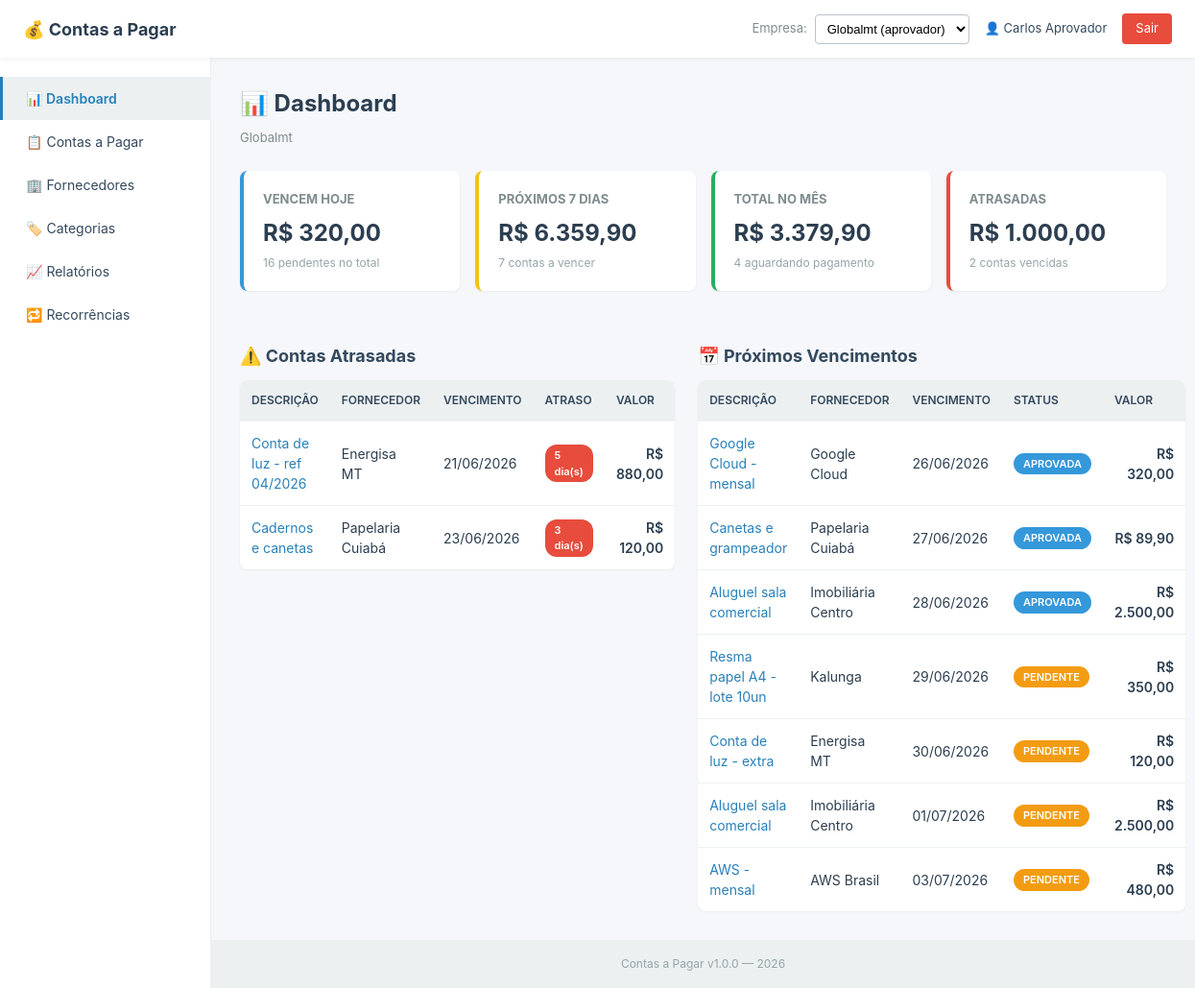
Page / (signed in) on the committed database.
### tables this page shows
CREATE TABLE contas_pagar (
    id INT(11) NOT NULL AUTO_INCREMENT,
    empresa_id INT(11) NOT NULL,
    fornecedor_id INT(11),
    categoria_id INT(11),
    descricao VARCHAR(255) NOT NULL,
    numero_documento VARCHAR(50),
    valor DECIMAL(15,2) NOT NULL,
    valor_pago DECIMAL(15,2),
    data_emissao DATE,
    data_vencimento DATE NOT NULL,
    data_pagamento DATE,
    status ENUM('PENDENTE','APROVADA','PAGA','ATRASADA','CANCELADA') DEFAULT 'PENDENTE',
    forma_pagamento ENUM('BOLETO','PIX','CARTAO_CREDITO','CARTAO_DEBITO','DINHEIRO','TRANSFERENCIA','DEBITO_AUTOMATICO','CHEQUE'),
    aprovada_por INT(11),
    aprovada_em DATETIME,
    paga_por INT(11),
    observacoes TEXT,
    eh_parcelada TINYINT(1) DEFAULT 0,
    eh_recorrente TINYINT(1) DEFAULT 0,
    recorrencia_id INT(11),
    parcela_numero INT(11),
    parcela_total INT(11),
    created_by INT(11),
    created_at TIMESTAMP DEFAULT CURRENT_TIMESTAMP,
    updated_at TIMESTAMP DEFAULT CURRENT_TIMESTAMP ON UPDATE CURRENT_TIMESTAMP,
    PRIMARY KEY (id),
    INDEX idx_empresa_status (empresa_id, status),
    INDEX idx_empresa_vencimento (empresa_id, data_vencimento),
    INDEX idx_fornecedor (fornecedor_id),
    INDEX idx_categoria (categoria_id),
    FOREIGN KEY (empresa_id) REFERENCES empresas(id) ON DELETE CASCADE,
    FOREIGN KEY (fornecedor_id) REFERENCES fornecedores(id) ON DELETE SET NULL,
    FOREIGN KEY (categoria_id) REFERENCES categorias(id) ON DELETE SET NULL,
    FOREIGN KEY (created_by) REFERENCES usuarios(id) ON DELETE SET NULL,
    FOREIGN KEY (aprovada_por) REFERENCES usuarios(id) ON DELETE SET NULL,
    FOREIGN KEY (paga_por) REFERENCES usuarios(id) ON DELETE SET NULL
);

CREATE TABLE fornecedores (
    id INT(11) NOT NULL AUTO_INCREMENT,
    empresa_id INT(11) NOT NULL,
    nome VARCHAR(200) NOT NULL,
    tipo_pessoa ENUM('F','J') DEFAULT 'J',
    cnpj_cpf VARCHAR(20),
    email VARCHAR(150),
    telefone VARCHAR(20),
    banco VARCHAR(50),
    agencia VARCHAR(20),
    conta VARCHAR(30),
    pix VARCHAR(150),
    observacoes TEXT,
    ativo TINYINT(1) DEFAULT 1,
    data_criacao TIMESTAMP DEFAULT CURRENT_TIMESTAMP,
    PRIMARY KEY (id),
    INDEX idx_empresa (empresa_id),
    INDEX idx_nome (nome),
    INDEX idx_cnpj_cpf (cnpj_cpf),
    FOREIGN KEY (empresa_id) REFERENCES empresas(id) ON DELETE CASCADE
);

### public/index.php (called while the page is built, shortened)
<?php
require_once __DIR__ . '/../src/lib/Auth.php';
require_once __DIR__ . '/../src/controllers/DashboardController.php';
require_once __DIR__ . '/../src/views/dashboard/index.php';

### src/lib/Auth.php (called while the page is built, shortened)
<?php
class Auth {
    public static function empresas(): array {
        return $_SESSION['empresas'] ?? [];
    }
}

### src/controllers/DashboardController.php (called while the page is built)
<?php
require_once __DIR__ . '/../lib/Auth.php';
class DashboardController {
    public static function dados(int $empresaId): array {
        $pdo = db();
        $hoje = date('Y-m-d');
        $semana = date('Y-m-d', strtotime('+7 days'));
        $mes = date('Y-m-01');
        $mesFim = date('Y-m-t');
        $sql = "
            SELECT
                SUM(CASE WHEN status IN ('PENDENTE','APROVADA') AND data_vencimento = :hoje1 THEN valor ELSE 0 END) AS total_hoje,
                SUM(CASE WHEN status IN ('PENDENTE','APROVADA') AND data_vencimento BETWEEN :hoje2 AND :semana THEN valor ELSE 0 END) AS total_semana,
                SUM(CASE WHEN status IN ('PENDENTE','APROVADA') AND data_vencimento BETWEEN :mes AND :mesFim THEN valor ELSE 0 END) AS total_mes,
                SUM(CASE WHEN status = 'ATRASADA' THEN valor ELSE 0 END) AS total_atrasadas,
                COUNT(CASE WHEN status = 'PENDENTE' THEN 1 END) AS qtd_pendentes,
                COUNT(CASE WHEN status = 'APROVADA' THEN 1 END) AS qtd_aprovadas,
                COUNT(CASE WHEN status = 'PAGA' THEN 1 END) AS qtd_pagas,
                COUNT(CASE WHEN status = 'ATRASADA' THEN 1 END) AS qtd_atrasadas
            FROM contas_pagar
            WHERE empresa_id = :empresaId
        ";
        $stmt = $pdo->prepare($sql);
        $stmt->execute([
            ':hoje1' => $hoje, ':hoje2' => $hoje,
            ':semana' => $semana, ':mes' => $mes, ':mesFim' => $mesFim,
            ':empresaId' => $empresaId,
        ]);
        $cards = $stmt->fetch();
        $stmt = $pdo->prepare("
            SELECT cp.id, cp.descricao, cp.valor, cp.data_vencimento, cp.status,
                   f.nome AS fornecedor
            FROM contas_pagar cp
            LEFT JOIN fornecedores f ON f.id = cp.fornecedor_id
            WHERE cp.empresa_id = ?
              AND cp.status IN ('PENDENTE','APROVADA')
              AND cp.data_vencimento BETWEEN ? AND ?
            ORDER BY cp.data_vencimento ASC
            LIMIT 10
        ");
        $stmt->execute([$empresaId, $hoje, $semana]);
        $proximas = $stmt->fetchAll();
        $stmt = $pdo->prepare("
            SELECT cp.id, cp.descricao, cp.valor, cp.data_vencimento,
                   DATEDIFF(CURDATE(), cp.data_vencimento) AS dias_atraso,
                   f.nome AS fornecedor
            FROM contas_pagar cp
            LEFT JOIN fornecedores f ON f.id = cp.fornecedor_id
            WHERE cp.empresa_id = ?
              AND cp.status = 'ATRASADA'
            ORDER BY cp.data_vencimento ASC
            LIMIT 10
        ");
        $stmt->execute([$empresaId]);
        $atrasadas = $stmt->fetchAll();
        return [
            'cards' => $cards,
            'proximas' => $proximas,
            'atrasadas' => $atrasadas,
        ];
    }
}

### src/views/dashboard/index.php (the view)
<?php
require_once __DIR__ . '/../layout/header.php';
$dados = DashboardController::dados(Auth::empresaAtualId());
$cards = $dados['cards'];
function brl($v) { return 'R$ ' . number_format((float)$v, 2, ',', '.'); }
function statusBadge($s) {
    $cores = [
        'PENDENTE' => '#f39c12',
        'APROVADA' => '#3498db',
        'PAGA'     => '#27ae60',
        'ATRASADA' => '#e74c3c',
        'CANCELADA'=> '#95a5a6',
    ];
    $cor = $cores[$s] ?? '#7f8c8d';
    return "<span class='badge' style='background:$cor'>$s</span>";
}
?>
<h1>📊 Dashboard</h1>
<p class="empresa-atual"><?= htmlspecialchars($empresaAtualNome) ?></p>
<div class="cards-grid">
    <div class="card card-azul">
        <h3>Vencem hoje</h3>
        <p class="card-valor"><?= brl($cards['total_hoje'] ?? 0) ?></p>
        <p class="card-info"><?= $cards['qtd_pendentes'] ?? 0 ?> pendentes no total</p>
    </div>
    <div class="card card-amarelo">
        <h3>Próximos 7 dias</h3>
        <p class="card-valor"><?= brl($cards['total_semana'] ?? 0) ?></p>
        <p class="card-info"><?= count($dados['proximas']) ?> contas a vencer</p>
    </div>
    <div class="card card-verde">
        <h3>Total no mês</h3>
        <p class="card-valor"><?= brl($cards['total_mes'] ?? 0) ?></p>
        <p class="card-info"><?= $cards['qtd_aprovadas'] ?? 0 ?> aguardando pagamento</p>
    </div>
    <div class="card card-vermelho">
        <h3>Atrasadas</h3>
        <p class="card-valor"><?= brl($cards['total_atrasadas'] ?? 0) ?></p>
        <p class="card-info"><?= $cards['qtd_atrasadas'] ?? 0 ?> contas vencidas</p>
    </div>
</div>
<div class="grid-2col">
    <section>
        <h2>⚠️ Contas Atrasadas</h2>
        <?php if (empty($dados['atrasadas'])): ?>
            <p class="vazio">Nenhuma conta atrasada. 🎉</p>
        <?php else: ?>
            <table class="tabela">
                <thead>
                    <tr><th>Descrição</th><th>Fornecedor</th><th>Vencimento</th><th>Atraso</th><th>Valor</th></tr>
                </thead>
                <tbody>
                <?php foreach ($dados['atrasadas'] as $c): ?>
                    <tr>
                        <td><a href="<?= BASE_URL ?>/conta_detalhe.php?id=<?= $c['id'] ?>"><?= htmlspecialchars($c['descricao']) ?></a></td>
                        <td><?= htmlspecialchars($c['fornecedor'] ?? '-') ?></td>
                        <td><?= date('d/m/Y', strtotime($c['data_vencimento'])) ?></td>
                        <td><span class="badge badge-vermelho"><?= $c['dias_atraso'] ?> dia(s)</span></td>
                        <td class="td-valor"><?= brl($c['valor']) ?></td>
                    </tr>
                <?php endforeach; ?>
                </tbody>
            </table>
        <?php endif; ?>
    </section>
    <section>
        <h2>📅 Próximos Vencimentos</h2>
        <?php if (empty($dados['proximas'])): ?>
            <p class="vazio">Nenhuma conta a vencer nos próximos 7 dias.</p>
        <?php else: ?>
            <table class="tabela">
                <thead>
                    <tr><th>Descrição</th><th>Fornecedor</th><th>Vencimento</th><th>Status</th><th>Valor</th></tr>
                </thead>
                <tbody>
                <?php foreach ($dados['proximas'] as $c): ?>
                    <tr>
                        <td><a href="<?= BASE_URL ?>/conta_detalhe.php?id=<?= $c['id'] ?>"><?= htmlspecialchars($c['descricao']) ?></a></td>
                        <td><?= htmlspecialchars($c['fornecedor'] ?? '-') ?></td>
                        <td><?= date('d/m/Y', strtotime($c['data_vencimento'])) ?></td>
                        <td><?= statusBadge($c['status']) ?></td>
                        <td class="td-valor"><?= brl($c['valor']) ?></td>
                    </tr>
                <?php endforeach; ?>
                </tbody>
            </table>
        <?php endif; ?>
    </section>
</div>
<?php require_once __DIR__ . '/../layout/footer.php'; ?>

### public/assets/css/style.css (style rules this page uses)
* { box-sizing: border-box; margin: 0; padding: 0; }
body { font-family: -apple-system, BlinkMacSystemFont, "Segoe UI", Tahoma, sans-serif; background: #f5f7fa; color: #2c3e50; line-height: 1.5; }
a { color: #2980b9; text-decoration: none; }
.content h1 { margin-bottom: 8px; font-size: 24px; color: #2c3e50; }
.content h2 { margin: 24px 0 12px; font-size: 18px; color: #34495e; }
.empresa-atual { color: #7f8c8d; font-size: 13px; margin-bottom: 24px; }
.cards-grid { display: grid; grid-template-columns: repeat(auto-fit, minmax(220px, 1fr)); gap: 16px; margin-bottom: 30px; }
.card { background: white; border-radius: 8px; padding: 20px; box-shadow: 0 1px 3px rgba(0,0,0,0.05); border-left: 4px solid #2980b9; }
.card h3 { font-size: 13px; color: #7f8c8d; text-transform: uppercase; margin-bottom: 8px; }
.card-valor { font-size: 24px; font-weight: 700; color: #2c3e50; }
.card-info { font-size: 12px; color: #95a5a6; margin-top: 4px; }
.card-azul { border-left-color: #3498db; }
.card-amarelo { border-left-color: #f1c40f; }
.card-verde { border-left-color: #27ae60; }
.card-vermelho { border-left-color: #e74c3c; }
.tabela { width: 100%; background: white; border-radius: 8px; overflow: hidden; box-shadow: 0 1px 3px rgba(0,0,0,0.05); border-collapse: collapse; }
.tabela thead { background: #ecf0f1; }
.tabela th { padding: 12px; text-align: left; font-size: 12px; font-weight: 600; color: #34495e; text-transform: uppercase; }
.tabela td { padding: 12px; border-top: 1px solid #ecf0f1; font-size: 14px; }
.td-valor { text-align: right; font-weight: 600; }
.badge { display: inline-block; padding: 3px 10px; border-radius: 12px; color: white; font-size: 11px; font-weight: 600; }
.badge-vermelho { background: #e74c3c; color: white; padding: 3px 10px; border-radius: 12px; font-size: 11px; font-weight: 600; }
.grid-2col { display: grid; grid-template-columns: 1fr 1fr; gap: 24px; }

### rows in the picture
contas_pagar: descricao "Conta de luz - ref 04/2026", fornecedor.nome "Energisa MT", data_vencimento "21/06/2026", dias_atraso "5", valor "R$ 880,00"
contas_pagar: descricao "Cadernos e canetas", fornecedor.nome "Papelaria Cuiabá", data_vencimento "23/06/2026", dias_atraso "3", valor "R$ 120,00"
contas_pagar: descricao "Google Cloud - mensal", fornecedor.nome "Google Cloud", data_vencimento "26/06/2026", status "APROVADA", valor "R$ 320,00"
contas_pagar: descricao "Canetas e grampeador", fornecedor.nome "Papelaria Cuiabá", data_vencimento "27/06/2026", status "APROVADA", valor "R$ 89,90"
contas_pagar: descricao "Aluguel sala comercial", fornecedor.nome "Imobiliária Centro", data_vencimento "28/06/2026", status "APROVADA", valor "R$ 2.500,00"
contas_pagar: descricao "Resma papel A4 - lote 10un", fornecedor.nome "Kalunga", data_vencimento "29/06/2026", status "PENDENTE", valor "R$ 350,00"
contas_pagar: descricao "Conta de luz - extra", fornecedor.nome "Energisa MT", data_vencimento "30/06/2026", status "PENDENTE", valor "R$ 120,00"
contas_pagar: descricao "Aluguel sala comercial", fornecedor.nome "Imobiliária Centro", data_vencimento "01/07/2026", status "PENDENTE", valor "R$ 2.500,00"
contas_pagar: descricao "AWS - mensal", fornecedor.nome "AWS Brasil", data_vencimento "03/07/2026", status "PENDENTE", valor "R$ 480,00"

### other values in the picture
APP_NAME "Contas a Pagar"
$user['nome'] "Carlos Aprovador"
$empresaAtualNome "Globalmt"
brl($cards['total_hoje'] ?? 0) "R$ 320,00"
$cards['qtd_pendentes'] "16"
brl($cards['total_semana'] ?? 0) "R$ 6.359,90"
count($dados['proximas']) "7"
brl($cards['total_mes'] ?? 0) "R$ 3.379,90"
$cards['qtd_aprovadas'] "4"
brl($cards['total_atrasadas'] ?? 0) "R$ 1.000,00"
$cards['qtd_atrasadas'] "2"
APP_VERSION "1.0.0"
form field empresa_id "Globalmt (aprovador)"
